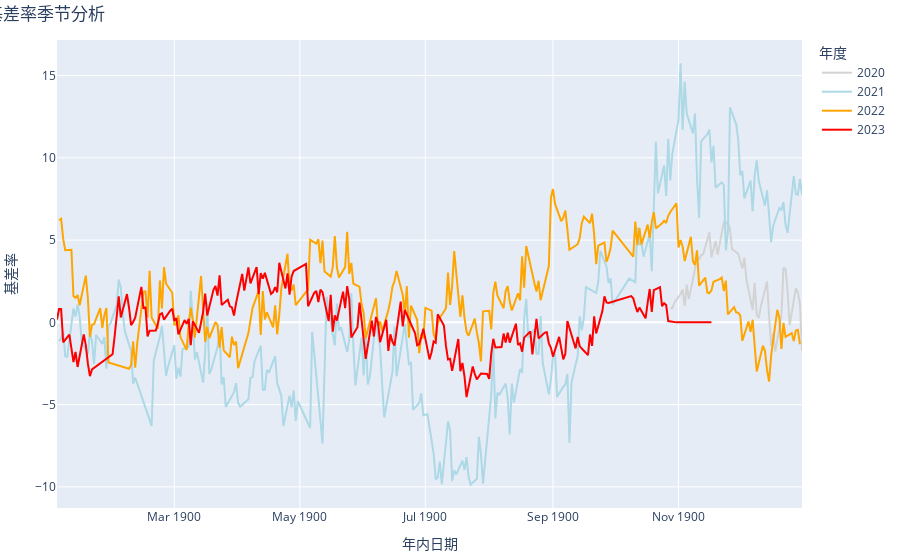

The notebook cell this image was saved under:
### Markdown cell above
### 基差率季节分析

### Code cell
df_rb0['年度'] = df_rb0['日期'].dt.year
df_rb0['年内日期'] = df_rb0['日期'].dt.strftime('1900-%m-%d')
fig_basis_rate_season = px.line(df_rb0,
                                x='年内日期',
                                y='基差率',
                                color='年度',
                                #color_discrete_sequence=px.colors.qualitative.G10)
                                color_discrete_sequence=['lightgray', 'lightblue', 'orange', 'red'])
fig_basis_rate_season.update_layout(
    title={
        'text':'基差率季节分析',
        'xanchor':'center'},
    margin=dict(l=10, r=10, t=40, b=10)
)

fig_basis_rate_season.show()

### Figure 1 — Plotly figure (JSON) as saved in the notebook; plotly's stock layout.template omitted (floating-point values rounded to 4 significant figures; data arrays with more than 128 entries replaced by an {"elided": "..."} marker saying what was removed)
{"data": [{"hovertemplate": "年度=2020<br>年内日期=%{x}<br>基差率=%{y}<extra></extra>", "legendgroup": "2020", "line": {"color": "lightgray", "dash": "solid"}, "marker": {"symbol": "circle"}, "mode": "lines", "name": "2020", "orientation": "v", "showlegend": true, "type": "scatter", "x": ["1900-10-28", "1900-10-29", "1900-10-30", "1900-11-02", "1900-11-03", "1900-11-04", "1900-11-05", "1900-11-06", "1900-11-09", "1900-11-10", "1900-11-11", "1900-11-12", "1900-11-13", "1900-11-16", "1900-11-17", "1900-11-18", "1900-11-19", "1900-11-20", "1900-11-23", "1900-11-24", "1900-11-25", "1900-11-26", "1900-11-27", "1900-11-30", "1900-12-01", "1900-12-02", "1900-12-03", "1900-12-04", "1900-12-07", "1900-12-08", "1900-12-09", "1900-12-10", "1900-12-11", "1900-12-14", "1900-12-15", "1900-12-16", "1900-12-17", "1900-12-18", "1900-12-21", "1900-12-22", "1900-12-23", "1900-12-24", "1900-12-25", "1900-12-28", "1900-12-29", "1900-12-30", "1900-12-31"], "xaxis": "x", "y": [0.86, 0.86, 1.2, 1.72, 2.01, 0.98, 2.29, 1.41, 3.23, 4.06, 3.8, 4.08, 4.14, 5.47, 3.95, 4.5, 4.95, 4.1, 6.08, 5.98, 6.13, 5.67, 4.46, 4.17, 3.79, 3.27, 3.94, 2.6, 0.75, 2.39, 0.47, 0.27, 0.98, 2.49, 0.42, -1.42, -0.65, -1.77, 0.4, 3.34, 3.24, 1.92, -0.17, 2.07, 1.83, 1.09, -1.74], "yaxis": "y"}, {"hovertemplate": "年度=2021<br>年内日期=%{x}<br>基差率=%{y}<extra></extra>", "legendgroup": "2021", "line": {"color": "lightblue", "dash": "solid"}, "marker": {"symbol": "circle"}, "mode": "lines", "name": "2021", "orientation": "v", "showlegend": true, "type": "scatter", "x": {"elided": "243 str values"}, "xaxis": "x", "y": {"elided": "243 float values"}, "yaxis": "y"}, {"hovertemplate": "年度=2022<br>年内日期=%{x}<br>基差率=%{y}<extra></extra>", "legendgroup": "2022", "line": {"color": "orange", "dash": "solid"}, "marker": {"symbol": "circle"}, "mode": "lines", "name": "2022", "orientation": "v", "showlegend": true, "type": "scatter", "x": {"elided": "242 str values"}, "xaxis": "x", "y": {"elided": "242 float values"}, "yaxis": "y"}, {"hovertemplate": "年度=2023<br>年内日期=%{x}<br>基差率=%{y}<extra></extra>", "legendgroup": "2023", "line": {"color": "red", "dash": "solid"}, "marker": {"symbol": "circle"}, "mode": "lines", "name": "2023", "orientation": "v", "showlegend": true, "type": "scatter", "x": {"elided": "212 str values"}, "xaxis": "x", "y": {"elided": "212 float values"}, "yaxis": "y"}], "layout": {"legend": {"title": {"text": "年度"}, "tracegroupgap": 0}, "margin": {"b": 10, "l": 10, "r": 10, "t": 40}, "title": {"text": "基差率季节分析", "xanchor": "center"}, "xaxis": {"anchor": "y", "domain": [0, 1], "title": {"text": "年内日期"}}, "yaxis": {"anchor": "x", "domain": [0, 1], "title": {"text": "基差率"}}}}
